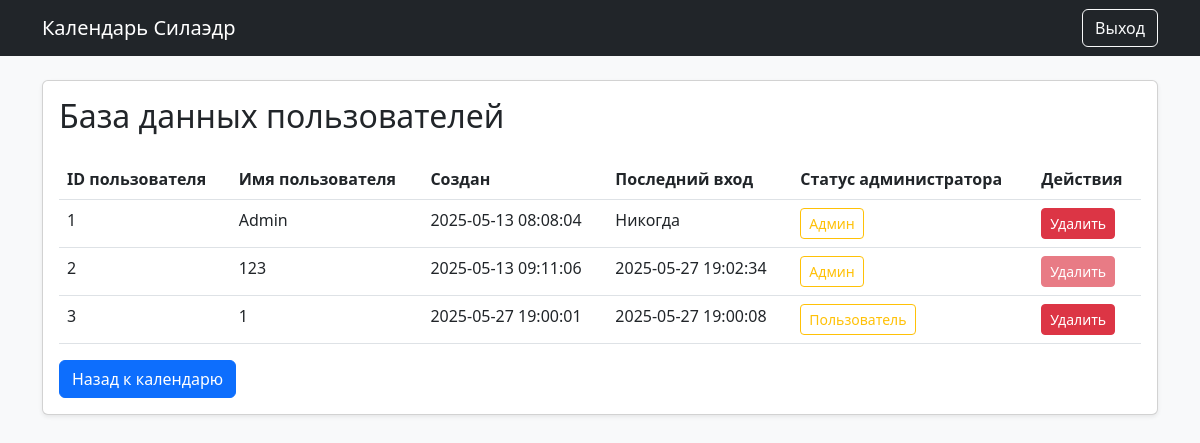
Page /userdatabase (signed in) on the committed database.
### database.py (models this page shows)
class User(Base):
    __tablename__ = 'users'
    id = Column(Integer, primary_key=True)
    username = Column(String(50), unique=True, nullable=False)
    password = Column(String(255), nullable=False)
    is_admin = Column(Integer, default=0)
    created_at = Column(DateTime, default=datetime.utcnow)
    last_login = Column(DateTime)

### main.py (the view)
@app.route('/userdatabase')
def userdatabase():
    if 'user_id' not in session or not is_admin():
        return redirect(url_for('login'))
    with get_db() as db:
        users = db.query(User).all()
        return render_template('userdatabase.html', users=users)

### database.py (called while the page is built)
@contextmanager
def get_db():
    db = SessionLocal()
    try:
        yield db
    except Exception as e:
        db.rollback()
        raise e
    finally:
        db.close()

### main.py (called while the page is built)
def is_admin():
    if 'user_id' not in session:
        return False
    return session.get('is_admin', False)

### templates/userdatabase.html (shortened to what this page needs)
<!DOCTYPE html>
<html>
<head>
    <link href="https://cdn.jsdelivr.net/npm/bootstrap@5.3.0/dist/css/bootstrap.min.css" rel="stylesheet">
</head>
<body class="bg-light">
    <nav class="navbar navbar-expand-lg navbar-dark bg-dark mb-4">
        <div class="container">
            <a class="navbar-brand" href="/">Календарь Силаэдр</a>
            <a href="/logout" class="btn btn-outline-light">Выход</a>
        </div>
    </nav>
    <div class="container">
        <div class="card shadow-sm">
            <div class="card-body">
                <h2 class="mb-4">База данных пользователей</h2>
                <table class="table">
                    <thead>
                        <tr>
                            <th>ID пользователя</th>
                            <th>Имя пользователя</th>
                            <th>Создан</th>
                            <th>Последний вход</th>
                            <th>Статус администратора</th>
                            <th>Действия</th>
                        </tr>
                    </thead>
                    <tbody>
                        {% for user in users %}
                        <tr id="user-{{ user.id }}">
                            <td>{{ user.id }}</td>
                            <td>{{ user.username }}</td>
                            <td>{{ user.created_at.strftime('%Y-%m-%d %H:%M:%S') }}</td>
                            <td>{{ user.last_login.strftime('%Y-%m-%d %H:%M:%S') if user.last_login else 'Никогда' }}</td>
                            <td>
                                <button
                                    onclick="toggleAdmin({{ user.id }})"
                                    class="btn btn-sm btn-outline-warning"
                                >
                                    {% if user.is_admin %}Админ{% else %}Пользователь{% endif %}
                                </button>
                            </td>
                            <td>
                                <button
                                    onclick="deleteUser({{ user.id }})"
                                    class="btn btn-sm btn-danger"
                                    {% if user.id == session.user_id %}disabled{% endif %}
                                >
                                    Удалить
                                </button>
                            </td>
                        </tr>
                        {% endfor %}
                    </tbody>
                </table>
                <a href="/" class="btn btn-primary">Назад к календарю</a>
            </div>
        </div>
    </div>
</body>
</html>

### rows in the picture
User: id "1", username "Admin", created_at "2025-05-13 08:08:04", last_login "Никогда", is_admin "Админ"
User: id "2", username "123", created_at "2025-05-13 09:11:06", last_login "2025-05-27 19:02:34", is_admin "Админ"
User: id "3", username "1", created_at "2025-05-27 19:00:01", last_login "2025-05-27 19:00:08", is_admin "Пользователь"
